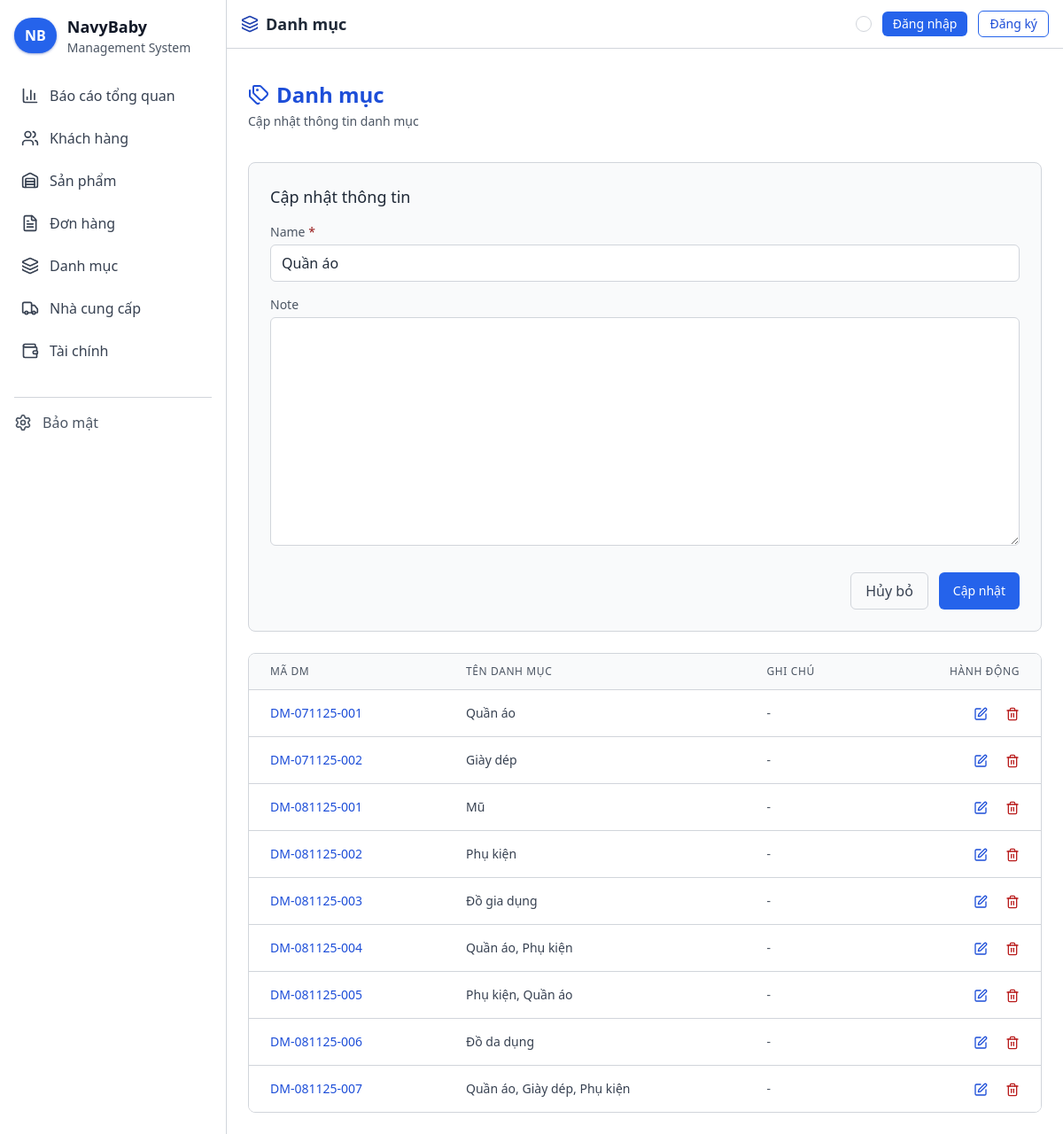
The app's page /danh-muc/DM-071125-001/cap-nhat with its own data.
### categories/models.py (models this page shows, shortened)
class Category(models.Model):
    code = models.CharField(max_length=20, unique=True)
    name = models.CharField(max_length=255)
    note = models.TextField(blank=True)
    created_at = models.DateTimeField(auto_now=True)
    updated_at = models.DateTimeField(auto_now_add=True)

### categories/views.py (the view)
# urls.py: path('danh-muc/<slug:code>/cap-nhat', CategoryUpdateView.as_view(), name='category_update'),
class CategoryUpdateView(UpdateView):
    model = Category
    template_name = 'categories/list.html'
    fields = ['name', 'note']
    slug_field = 'code'
    slug_url_kwarg = 'code'
    success_url = reverse_lazy('categories:category_list')
    def get_context_data(self, **kwargs):
        context = super().get_context_data(**kwargs)
        context['title'] = 'Cập nhật danh mục - NavyBaby'
        context['action'] = 'update'
        context['categories'] = Category.objects.all()
        return context
    def get_form(self, form_class=None):
        form = super().get_form(form_class)
        base_classes = 'w-full bg-[#161616] border border-gray-800 rounded-md px-3 py-2 text-gray-200 focus:outline-none focus:ring-2 focus:ring-blue-500/30 focus:border-gray-700'
        for field in form.fields.values():
            existing = field.widget.attrs.get('class', '')
            field.widget.attrs['class'] = (existing + ' ' + base_classes).strip()
        return form

### templates/categories/list.html (shortened to what this page needs)
{% extends 'base.html' %}
{% block navbar_icon %}layers{% endblock %}
{% block navbar_title %}Danh mục{% endblock %}
{% block content %}
<div class="sticky-subheader flex flex-col md:flex-row justify-between items-center mb-6 py-3">
  <div>
    <h2 class="text-2xl font-bold flex items-center text-blue-400">
      <i data-lucide="tags" class="w-6 h-6 mr-2"></i>Danh mục
    </h2>
    <p class="text-sm text-gray-400 mt-1">
      {% if action == 'create' %}
        Thêm danh mục mới
      {% elif action == 'update' %}
        Cập nhật thông tin danh mục
      {% elif action == 'delete' %}
        Xác nhận xóa danh mục
      {% else %}
        Danh sách các danh mục
      {% endif %}
    </p>
  </div>
</div>
{% if action != 'list' %}
<div class="bg-[#1a1a1a] border border-gray-800 rounded-lg p-6 mb-6">
  <h3 class="text-lg font-medium text-gray-200 mb-4">
    {% if action == 'create' %}
      Thêm danh mục mới
    {% elif action == 'update' %}
      Cập nhật thông tin
    {% elif action == 'delete' %}
      Xác nhận xóa
    {% endif %}
  </h3>
  <form method="post">
    {% if action != 'delete' %}
      {% for field in form %}
        <div class="mb-4">
          <label class="block text-sm text-gray-400 mb-1">
            {{ field.label }}
            {% if field.field.required %}<span class="text-red-500">*</span>{% endif %}
          </label>
          {{ field }}
        </div>
      {% endfor %}
    {% endif %}
    <div class="flex justify-end space-x-3 mt-6">
      <a href="{% url 'categories:category_list' %}" class="inline-flex items-center px-4 py-2 rounded-md border border-gray-700 text-gray-300 hover:bg-gray-800 hover:border-gray-600 transition">
        Hủy bỏ
      </a>
      <button type="submit" class="{% if action == 'delete' %}bg-red-600 hover:bg-red-700{% else %}bg-blue-600 hover:bg-blue-700{% endif %} text-white px-4 py-2 rounded-md text-sm font-medium transition-colors">
        {% if action == 'create' %}
          Thêm mới
        {% elif action == 'update' %}
          Cập nhật
        {% elif action == 'delete' %}
          Xác nhận xóa
        {% endif %}
      </button>
    </div>
  </form>
</div>
{% endif %}
<div class="bg-[#121212] border border-gray-800 rounded-lg overflow-hidden">
  <div class="overflow-x-auto">
    <table class="min-w-full divide-y divide-gray-800">
      <thead class="bg-[#161616]">
        <tr>
          <th scope="col" class="px-6 py-3 text-left text-xs font-medium text-gray-400 uppercase tracking-wider">
            Mã DM
          </th>
          <th scope="col" class="px-6 py-3 text-left text-xs font-medium text-gray-400 uppercase tracking-wider">
            Tên danh mục
          </th>
          <th scope="col" class="px-6 py-3 text-left text-xs font-medium text-gray-400 uppercase tracking-wider">
            Ghi chú
          </th>
          <th scope="col" class="px-6 py-3 text-right text-xs font-medium text-gray-400 uppercase tracking-wider">
            Hành động
          </th>
        </tr>
      </thead>
      <tbody class="bg-[#121212] divide-y divide-gray-800">
        {% for category in categories %}
        <tr class="hover:bg-[#1a1a1a] transition-colors">
          <td class="px-6 py-4 whitespace-nowrap text-sm font-medium text-blue-400">
            {{ category.code }}
          </td>
          <td class="px-6 py-4 whitespace-nowrap text-sm text-gray-300">
            {{ category.name }}
          </td>
          <td class="px-6 py-4 text-sm text-gray-400">
            {{ category.note|default:"-"|truncatechars:50 }}
          </td>
          <td class="px-6 py-4 whitespace-nowrap text-right text-sm font-medium">
            <a href="{% url 'categories:category_update' category.code %}" class="text-blue-400 hover:text-blue-300 mr-4">
              <i data-lucide="edit" class="w-4 h-4 inline"></i>
            </a>
            <a href="{% url 'categories:category_delete' category.code %}" class="text-red-400 hover:text-red-300">
              <i data-lucide="trash-2" class="w-4 h-4 inline"></i>
            </a>
          </td>
        </tr>
        {% empty %}
        <tr>
          <td colspan="4" class="px-6 py-4 text-center text-sm text-gray-400">
            Chưa có danh mục nào. <a href="{% url 'categories:category_create' %}" class="text-blue-400 hover:underline">Thêm mới</a>
          </td>
        </tr>
        {% endfor %}
      </tbody>
    </table>
  </div>
</div>
{% endblock %}

### static/css/style.css (style rules this page uses)
body { background-color: #1b1b1b; color: #e5e7eb; }
table { border-collapse: separate; border-spacing: 0; }
button, a { transition: background-color .15s ease, border-color .15s ease, color .15s ease, transform .15s ease; }
.sticky-subheader { position: sticky; top: 56px; z-index: 30; background-color: #1b1b1b; }
[data-theme="light"] body { background-color: #f7f7f7 !important; color: #111827 !important; }
[data-theme="light"] .sticky-subheader { background-color: #ffffff !important; }
[data-theme="light"] .bg-\[\#121212\], [data-theme="light"] .bg-\[\#161616\], [data-theme="light"] .bg-\[\#1b1b1b\] { background-color: #ffffff !important; }
[data-theme="light"] thead.bg-\[\#161616\] { background-color: #f9fafb !important; }
[data-theme="light"] tbody.bg-\[\#121212\] { background-color: #ffffff !important; }
[data-theme="light"] .border-gray-800 { --tw-border-opacity: 1; border-color: rgb(209 213 219 / var(--tw-border-opacity)) !important; }
[data-theme="light"] .border-gray-700 { --tw-border-opacity: 1; border-color: rgb(209 213 219 / var(--tw-border-opacity)) !important; }
[data-theme="light"] .text-gray-200 { --tw-text-opacity: 1; color: rgb(31 41 55 / var(--tw-text-opacity)) !important; }
[data-theme="light"] .text-gray-300 { --tw-text-opacity: 1; color: rgb(55 65 81 / var(--tw-text-opacity)) !important; }
[data-theme="light"] .text-gray-400 { --tw-text-opacity: 1; color: rgb(75 85 99 / var(--tw-text-opacity)) !important; }
[data-theme="light"] .bg-\[\#1a1a1a\] { background-color: #f9fafb !important; }
[data-theme="light"] ::placeholder { color: #9ca3af; opacity: 1; }
[data-theme="light"] .text-blue-400 { color: #1d4ed8 !important; }
[data-theme="light"] .text-red-400 { color: #b91c1c !important; }
[data-theme="light"] .text-red-500 { color: #991b1b !important; }
html[data-theme="light"] .text-blue-400 { color: #1d4ed8 !important; }
html[data-theme="light"] .text-red-400 { color: #b91c1c !important; }
html[data-theme="light"] .text-red-500 { color: #991b1b !important; }
[data-theme="light"] .text-gray-300 { color: #374151 !important; }
[data-theme="light"] .divide-gray-800 > :not([hidden]) ~ :not([hidden]) { --tw-divide-opacity: 1; border-color: rgb(209 213 219 / var(--tw-divide-opacity)) !important; }

### records on screen
Category: form "Quần áo", code "DM-071125-001", name "Quần áo", note "-"
Category: code "DM-071125-002", name "Giày dép", note "-"
Category: code "DM-081125-001", name "Mũ", note "-"
Category: code "DM-081125-002", name "Phụ kiện", note "-"
Category: code "DM-081125-003", name "Đồ gia dụng", note "-"
Category: code "DM-081125-004", name "Quần áo, Phụ kiện", note "-"
Category: code "DM-081125-005", name "Phụ kiện, Quần áo", note "-"
Category: code "DM-081125-006", name "Đồ da dụng", note "-"
Category: code "DM-081125-007", name "Quần áo, Giày dép, Phụ kiện", note "-"

### other values on screen
{{ field.label }} "Name" "Note"
